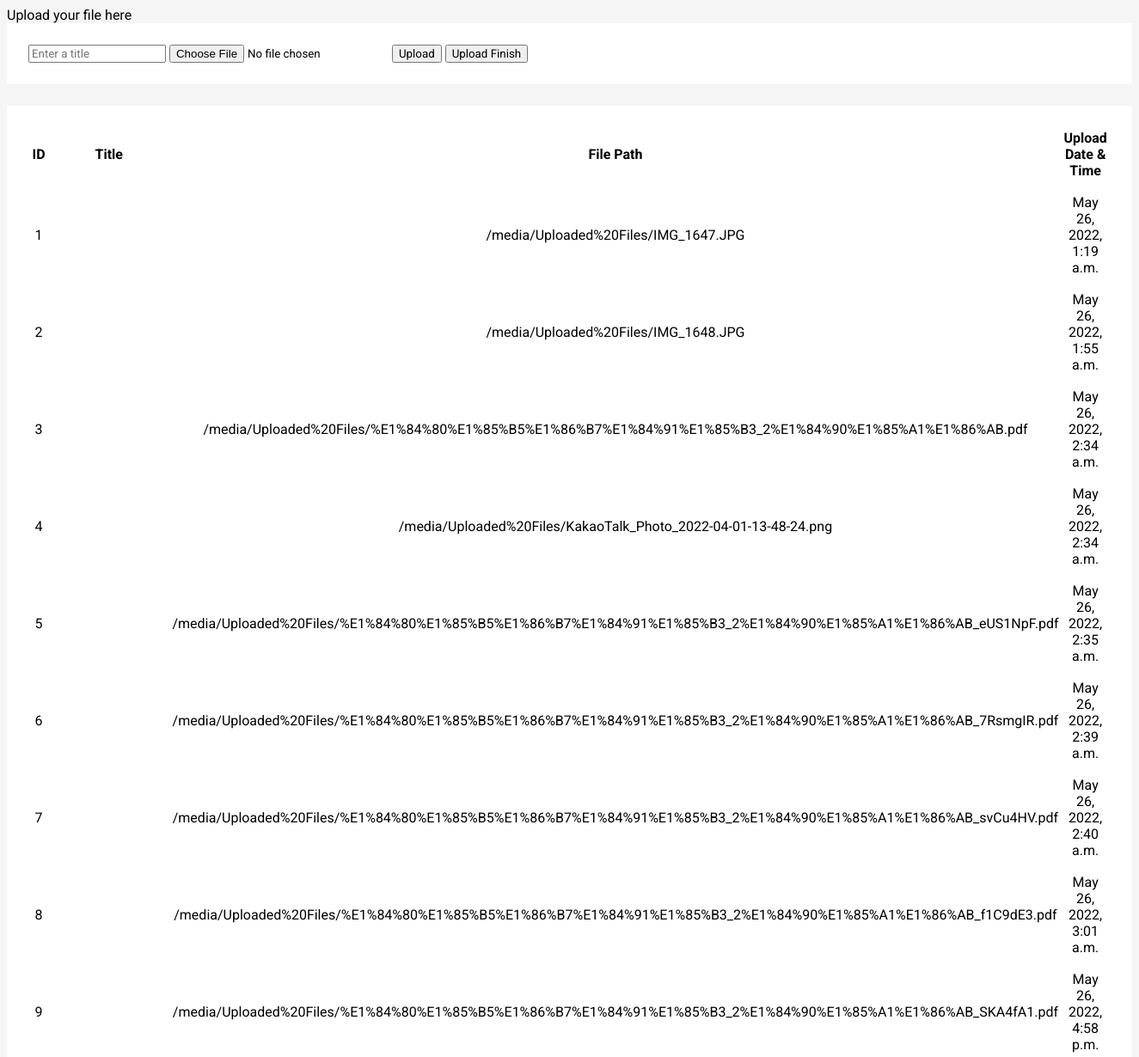
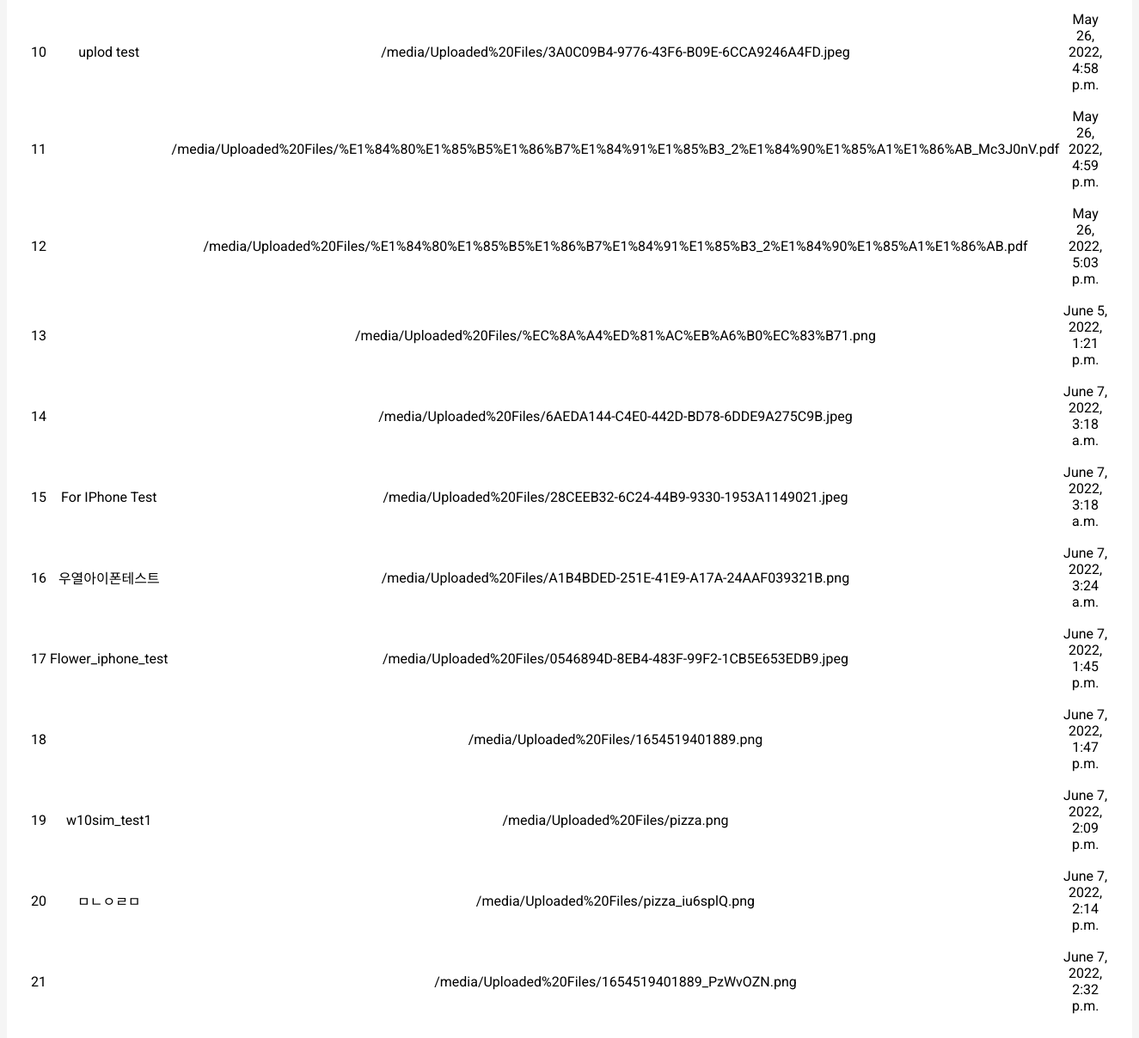
The page / on the database its author committed (2 pictures, top to bottom).
### Core/models.py (models this page shows)
class Document(models.Model):
    title = models.CharField(max_length = 200)
    uploadedFile = models.FileField(upload_to = "Uploaded Files/")
    dateTimeOfUpload = models.DateTimeField(auto_now = True)

### Core/views.py (the view, shortened to what this page needs)
# urls.py: path("", views.uploadFile, name = "uploadFile"),
def uploadFile(request):
    documents = models.Document.objects.all()
    return render(request, "Core/upload-file.html", context = {
        "files": documents
    })

### Core/templates/Core/upload-file.html (shortened to what this page needs)
<!DOCTYPE html>
{% load static %}
<html lang="en">
<head>
</head>
<body>
    <header>Upload your file here</header>
    <form action="{% url 'Core:uploadFile' %}" method="POST" enctype="multipart/form-data">
        <input type="text" name="fileTitle" placeholder="Enter a title">
        <input type="file" name="uploadedFile">
        <input type="submit" value="Upload">
        <input type="button" value="Upload Finish"onclick="newDoc()">
    </form>
    <table>
        <tr>
            <th>ID</th>
            <th>Title</th>
            <th>File Path</th>
            <th>Upload Date & Time</th>
        </tr>
        {% for file in files %}
            <tr>
                <td>{{ file.id }}</td>
                <td>{{ file.title }}</td>
                <td>{{ file.uploadedFile.url }}</td>
                <td>{{ file.dateTimeOfUpload }}</td>
            </tr>
        {% endfor %}
    </table>
</body>
</html>

### Core/templates/Core/upload-file.html (style rules this page uses)
* { font-family: "Roboto"; }
body { background-color: #F5F5F5; }
form { background-color: #FFFFFF; padding: 25px; }
table { width: 100%; text-align: center; margin-top: 25px; padding: 25px; background-color: #FFFFFF; }
table tr td { padding-top: 15px; }

### rows shown on the page
Document: id "1", uploadedFile "/media/Uploaded%20Files/IMG_1647.JPG", dateTimeOfUpload "May 26, 2022, 1:19 a.m."
Document: id "2", uploadedFile "/media/Uploaded%20Files/IMG_1648.JPG", dateTimeOfUpload "May 26, 2022, 1:55 a.m."
Document: id "3", uploadedFile "/media/Uploaded%20Files/%E1%84%80%E1%85%B5%E1%86%B7%E1%84%91%E1%85%B3_2%E1%84%90%E1%85%A1%E1%86%AB.pdf", dateTimeOfUpload "May 26, 2022, 2:34 a.m."
Document: id "4", uploadedFile "/media/Uploaded%20Files/KakaoTalk_Photo_2022-04-01-13-48-24.png", dateTimeOfUpload "May 26, 2022, 2:34 a.m."
Document: id "5", uploadedFile "/media/Uploaded%20Files/%E1%84%80%E1%85%B5%E1%86%B7%E1%84%91%E1%85%B3_2%E1%84%90%E1%85%A1%E1%86%AB_eUS1NpF.pdf", dateTimeOfUpload "May 26, 2022, 2:35 a.m."
Document: id "6", uploadedFile "/media/Uploaded%20Files/%E1%84%80%E1%85%B5%E1%86%B7%E1%84%91%E1%85%B3_2%E1%84%90%E1%85%A1%E1%86%AB_7RsmgIR.pdf", dateTimeOfUpload "May 26, 2022, 2:39 a.m."
Document: id "7", uploadedFile "/media/Uploaded%20Files/%E1%84%80%E1%85%B5%E1%86%B7%E1%84%91%E1%85%B3_2%E1%84%90%E1%85%A1%E1%86%AB_svCu4HV.pdf", dateTimeOfUpload "May 26, 2022, 2:40 a.m."
Document: id "8", uploadedFile "/media/Uploaded%20Files/%E1%84%80%E1%85%B5%E1%86%B7%E1%84%91%E1%85%B3_2%E1%84%90%E1%85%A1%E1%86%AB_f1C9dE3.pdf", dateTimeOfUpload "May 26, 2022, 3:01 a.m."
Document: id "9", uploadedFile "/media/Uploaded%20Files/%E1%84%80%E1%85%B5%E1%86%B7%E1%84%91%E1%85%B3_2%E1%84%90%E1%85%A1%E1%86%AB_SKA4fA1.pdf", dateTimeOfUpload "May 26, 2022, 4:58 p.m."
Document: id "10", title "uplod test", uploadedFile "/media/Uploaded%20Files/3A0C09B4-9776-43F6-B09E-6CCA9246A4FD.jpeg", dateTimeOfUpload "May 26, 2022, 4:58 p.m."
Document: id "11", uploadedFile "/media/Uploaded%20Files/%E1%84%80%E1%85%B5%E1%86%B7%E1%84%91%E1%85%B3_2%E1%84%90%E1%85%A1%E1%86%AB_Mc3J0nV.pdf", dateTimeOfUpload "May 26, 2022, 4:59 p.m."
Document: id "12", uploadedFile "/media/Uploaded%20Files/%E1%84%80%E1%85%B5%E1%86%B7%E1%84%91%E1%85%B3_2%E1%84%90%E1%85%A1%E1%86%AB.pdf", dateTimeOfUpload "May 26, 2022, 5:03 p.m."
Document: id "13", uploadedFile "/media/Uploaded%20Files/%EC%8A%A4%ED%81%AC%EB%A6%B0%EC%83%B71.png", dateTimeOfUpload "June 5, 2022, 1:21 p.m."
Document: id "14", uploadedFile "/media/Uploaded%20Files/6AEDA144-C4E0-442D-BD78-6DDE9A275C9B.jpeg", dateTimeOfUpload "June 7, 2022, 3:18 a.m."
Document: id "15", title "For IPhone Test", uploadedFile "/media/Uploaded%20Files/28CEEB32-6C24-44B9-9330-1953A1149021.jpeg", dateTimeOfUpload "June 7, 2022, 3:18 a.m."
Document: id "16", title "우열아이폰테스트", uploadedFile "/media/Uploaded%20Files/A1B4BDED-251E-41E9-A17A-24AAF039321B.png", dateTimeOfUpload "June 7, 2022, 3:24 a.m."
Document: id "17", title "Flower_iphone_test", uploadedFile "/media/Uploaded%20Files/0546894D-8EB4-483F-99F2-1CB5E653EDB9.jpeg", dateTimeOfUpload "June 7, 2022, 1:45 p.m."
Document: id "18", uploadedFile "/media/Uploaded%20Files/1654519401889.png", dateTimeOfUpload "June 7, 2022, 1:47 p.m."
Document: id "19", title "w10sim_test1", uploadedFile "/media/Uploaded%20Files/pizza.png", dateTimeOfUpload "June 7, 2022, 2:09 p.m."
Document: id "20", title "ㅁㄴㅇㄹㅁ", uploadedFile "/media/Uploaded%20Files/pizza_iu6splQ.png", dateTimeOfUpload "June 7, 2022, 2:14 p.m."
Document: id "21", uploadedFile "/media/Uploaded%20Files/1654519401889_PzWvOZN.png", dateTimeOfUpload "June 7, 2022, 2:32 p.m."
